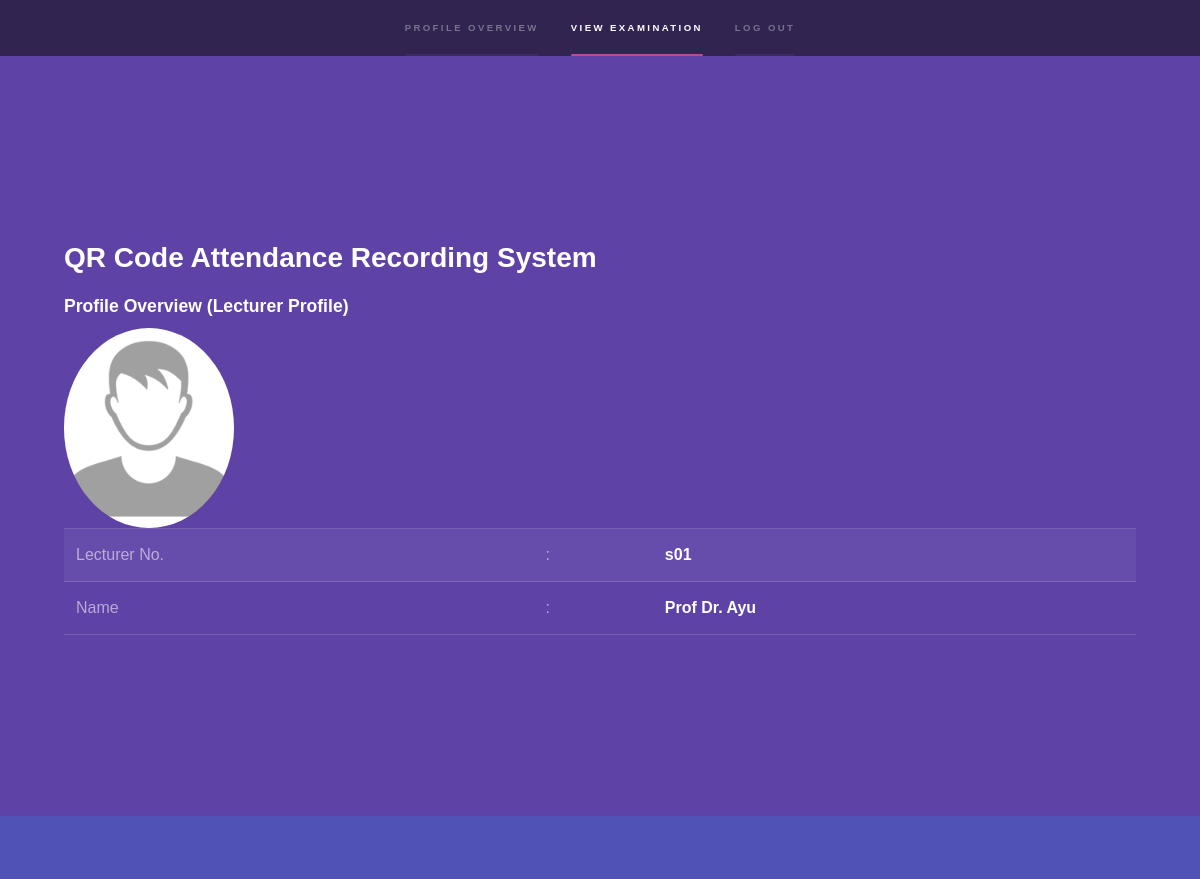
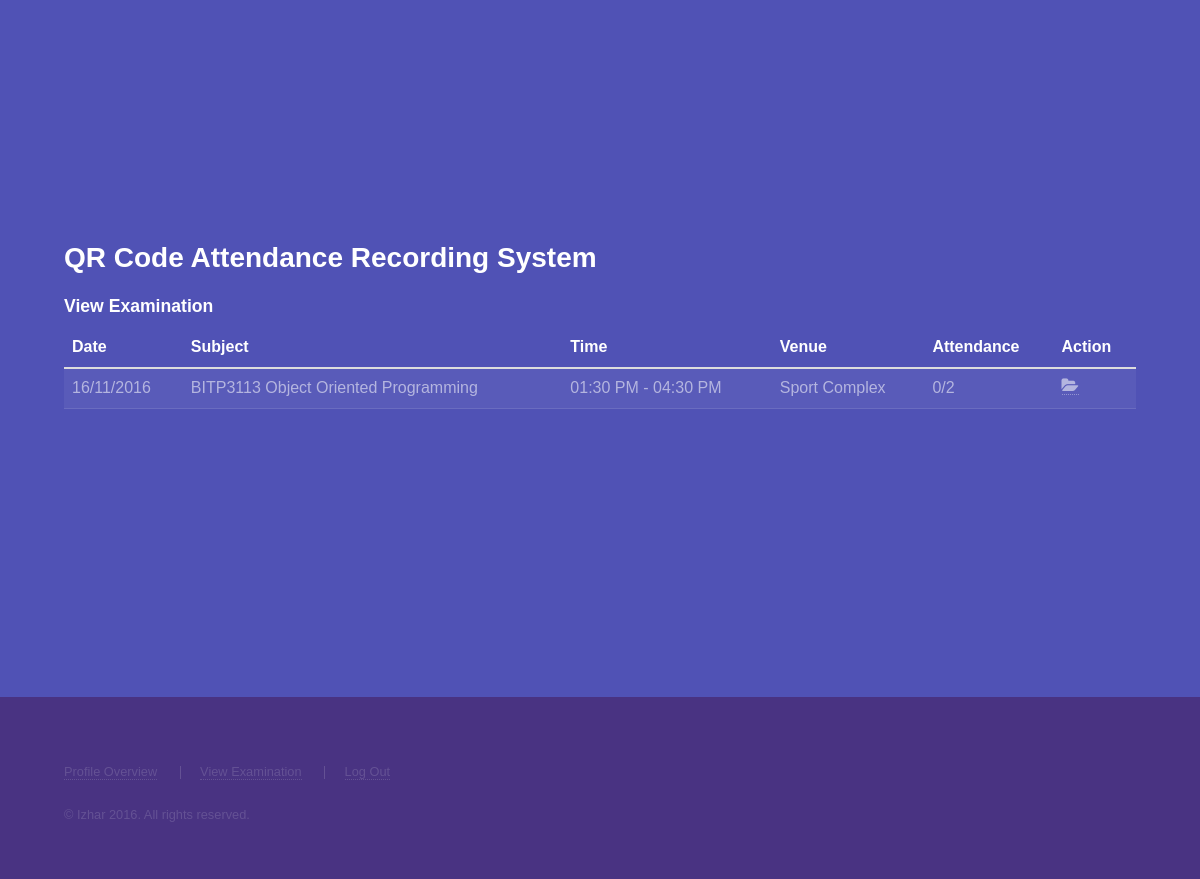
Screenshot of /index.php?page=lecturer/index.php (signed in) with the database file from the repository (2 pictures, top to bottom).
### tables this page shows
CREATE TABLE IF NOT EXISTS `staff1` (
  `s_id` int(11) NOT NULL,
  `s_number` varchar(200) NOT NULL,
  `s_name` varchar(200) NOT NULL,
  `s_type` varchar(20) NOT NULL,
  `s_password` varchar(200) NOT NULL,
  `s_profilepic` varchar(200) NOT NULL,
  `s_status` int(11) NOT NULL DEFAULT '1'
);

CREATE TABLE IF NOT EXISTS `examination` (
  `e_id` int(11) NOT NULL,
  `sub_id` int(11) NOT NULL,
  `e_datetime` datetime NOT NULL,
  `e_starttime` datetime NOT NULL,
  `e_endtime` datetime NOT NULL,
  `v_id` int(11) NOT NULL,
  `e_status` int(11) NOT NULL DEFAULT '1'
);

CREATE TABLE IF NOT EXISTS `subject` (
  `sub_id` int(11) NOT NULL,
  `sub_code` varchar(20) NOT NULL,
  `sub_name` varchar(200) NOT NULL,
  `sub_status` int(11) NOT NULL DEFAULT '1'
);

CREATE TABLE IF NOT EXISTS `venue` (
  `v_id` int(11) NOT NULL,
  `v_desc` varchar(200) NOT NULL
);

### index.php (called while the page is built)
<?php require_once("header.php"); ?>
<?php require_once("content.php"); ?>
<?php require_once("footer.php"); ?>

### lecturer/index.php (the view)
<div id="wrapper">
    <section id="profile" class="wrapper style1 fullscreen fade-up">
        <div class="inner">
            <?php require("title.php"); ?>
            <h3>Profile Overview (Lecturer Profile)</h3>
            <?php
            $username = (isset($_SESSION['username'])) ? ($_SESSION['username']) : ("-");
            $password = (isset($_SESSION['password'])) ? ($_SESSION['password']) : ("-");
            $sql = sprintf("SELECT * FROM staff1 WHERE s_number = '%s' AND s_password = '%s' ", $username, $password);
            $r = mysql_query($sql) or die("Error: ".mysql_error());
            $t = mysql_num_rows($r);
            $d = mysql_fetch_array($r);
            if ($t > 0) {
            ?>
            <div class="row">
                <div class="col-sm-12">
                    <img src="assets/images/uploads/<?=$d['s_profilepic']; ?>" class="img-circle" style="max-width: 200px; max-height: 200px;" />
                </div>
            </div>
            <div class="row">
                <div class="col-sm-12">
                    <table width="100%">
                        <tr>
                            <td>Lecturer No.</td>
                            <td>:</td>
                            <td><strong><?=$d['s_number']; ?></strong></td>
                        </tr>
                        <tr>
                            <td>Name</td>
                            <td>:</td>
                            <td><strong><?=$d['s_name']; ?></strong></td>
                        </tr>
                    </table>
                </div>
            </div>
            <?php } ?>
        </div>
    </section>
    <section id="viewexam" class="wrapper style2 fullscreen spotlights">
        <div class="inner">
            <?php require("title.php"); ?>
            <h3>View Examination</h3>
            <?php
            $username = (isset($_SESSION['username'])) ? ($_SESSION['username']) : ("-");
            $password = (isset($_SESSION['password'])) ? ($_SESSION['password']) : ("-");
            $sql_2 = sprintf("SELECT * FROM examination e, venue v, subject sub, "
                    . "lect_subject ls, staff1 s "
                    . "WHERE e.sub_id = sub.sub_id "
                    . "AND sub.sub_id = ls.sub_id "
                    . "AND ls.s_id = s.s_id "
                    . "AND s.s_number = '%s' "
                    . "AND s.s_password = '%s' "
                    . "GROUP BY e.e_id ",
                    $username, $password);
            $r2 = mysql_query($sql_2) or die("Error: ". mysql_error());
            $t2 = mysql_num_rows($r2);
            $d2 = mysql_fetch_array($r2);
            ?>
            <table class="table">
                <thead>
                    <tr>
                        <th>Date</th>
                        <th>Subject</th>
                        <th>Time</th>
                        <th>Venue</th>
                        <th>Attendance</th>
                        <th>Action</th>
                    </tr>
                </thead>
                <tbody>
                    <?php
                    if ($t2 > 0) {
                        do {
                            $e_id = $d2['e_id'];
                            $sql_x1 = sprintf("SELECT * FROM stud_exam WHERE e_id = '%s' ", $e_id);
                            $r_x1 = mysql_query($sql_x1) or die("Error: ".  mysql_error());
                            $t_x1 = mysql_num_rows($r_x1);
                            $attendance_all = $t_x1;
                            $sql_x2 = sprintf("SELECT * FROM stud_exam WHERE e_id = '%s' AND ses_id = 2 ", $e_id);
                            $r_x2 = mysql_query($sql_x2) or die("Error: ".  mysql_error());
                            $t_x2 = mysql_num_rows($r_x2);
                            $attendance_present = $t_x2;
                    ?>
                    <tr>
                        <td><?=date('d/m/Y', strtotime($d2['e_datetime'])); ?></td>
                        <td><?=$d2['sub_code']; ?> <?=$d2['sub_name']; ?></td>
                        <td><?=date('h:i A', strtotime($d2['e_starttime'])); ?> - <?=date('h:i A', strtotime($d2['e_endtime'])); ?></td>
                        <td><?=$d2['v_desc']; ?></td>
                        <td><?=$attendance_present; ?>/<?=$attendance_all; ?></td>
                        <td>
                            <a href="index.php?page=lecturer/viewexam.php&controller=1&e_id=<?=$e_id; ?>">
                                <span class="fa fa-folder-open"></span>
                            </a>
                        </td>
                    </tr>
                    <?php } while ($d2 = mysql_fetch_array($r2)); } ?>
                </tbody>
            </table>
        </div>
    </section>
</div>

### header.php (shortened to what this page needs)
<html>
    <head>
        <link href="assets/css/bootstrap.css" rel="stylesheet" type="text/css"/>
        <link href="assets/css/bootstrap-theme.css" rel="stylesheet" type="text/css"/>
        <link href="assets/css/font-awesome.min.css" rel="stylesheet" type="text/css"/>
        <link rel="stylesheet" href="assets/css/main.css" />
    </head>
    <body>

### menubar.php (shortened to what this page needs)
<?php
if (!isset($_SESSION['logged_in']) || $_SESSION['logged_in'] == false) {
?>
<section id="sidebar">
    <div class="inner">
        <nav>
            <ul>
                <li><a href="#login">Login</a></li>
                <li><a href="#about">About System</a></li>
            </ul>
        </nav>
    </div>
</section>
<?php
} else {
    if (isset($_SESSION['type'])) {
        $type = $_SESSION['type'];
        if ($type == 'student') {
            ?>
<section id="sidebar">
    <div class="inner">
        <nav>
            <ul>
                <li><a href="#profile">Profile Overview</a></li>
                <li><a href="#viewexam">View Examination</a></li>
                <li><a href="logout.php">Log Out</a></li>
            </ul>
        </nav>
    </div>
</section>
<?php
        } else if ($type == 'staff_2') {
            $controller = (isset($_GET['controller'])) ? ($_GET['controller']) : (0);
            if ($controller == 1) {
                $link = "index.php?page=lecturer/index.php";
                ?>
<section id="sidebar">
    <div class="inner">
        <nav>
            <ul>
                <li><a href="<?=$link; ?>#profile">Profile Overview</a></li>
                <li><a href="<?=$link; ?>#viewexam">View Examination</a></li>
                <li><a href="logout.php">Log Out</a></li>
            </ul>
        </nav>
    </div>
</section>
<?php
            } else {
            ?>
<section id="sidebar">
    <div class="inner">
        <nav>
            <ul>
                <li><a href="#profile">Profile Overview</a></li>
                <li><a href="#viewexam">View Examination</a></li>
                <li><a href="logout.php">Log Out</a></li>
            </ul>
        </nav>
    </div>
</section>
<?php
            }
        }
    }
?>
<?php } ?>

### content.php (shortened to what this page needs)
<?php require_once("menubar.php"); ?>
<?php
if (isset($_GET['page'])) {
    $page = $_GET['page'];
    require($page);
} else {
    require("login.php");
} ?>

### title.php
<h2>QR Code Attendance Recording System</h2>

### footer.php (shortened to what this page needs)
<footer id="footer" class="wrapper style1-alt">
    <div class="inner">
        <ul class="menu">
            <?php require("footermenubar.php"); ?>
        </ul>
        <ul class="menu">
            <li>&copy; Izhar 2016. All rights reserved.</li>
        </ul>
    </div>
</footer>
</body>
</html>

### footermenubar.php (shortened to what this page needs)
<?php
if (!isset($_SESSION['logged_in']) || $_SESSION['logged_in'] == false) {
?>
<li><a href="#login">Login</a></li>
<li><a href="#about">About System</a></li>
<?php
} else {
    if (isset($_SESSION['type'])) {
        $type = $_SESSION['type'];
        if ($type == 'student') {
            ?>
<li><a href="#profile">Profile Overview</a></li>
<li><a href="#viewexam">View Examination</a></li>
<li><a href="logout.php">Log Out</a></li>
<?php
        } else if ($type == 'staff_2') {
            $controller = (isset($_GET['controller'])) ? ($_GET['controller']) : (0);
            if ($controller == 1) {
                $link = "index.php?page=lecturer/index.php";
                ?>
<li><a href="<?=$link; ?>#profile">Profile Overview</a></li>
<li><a href="<?=$link; ?>#viewexam">View Examination</a></li>
<li><a href="logout.php">Log Out</a></li>
<?php
            } else {
            ?>
<li><a href="#profile">Profile Overview</a></li>
<li><a href="#viewexam">View Examination</a></li>
<li><a href="logout.php">Log Out</a></li>
<?php
            }
        }
    }
?>
<?php } ?>

### rows the page displays
staff1: s_profilepic (placeholder picture), s_number "s01", s_name "Prof Dr. Ayu"
examination: e_datetime "16/11/2016", sub.sub_code "BITP3113", sub.sub_name "Object Oriented Programming", e_starttime "01:30 PM", e_endtime "04:30 PM", v.v_desc "Sport Complex", attendance_present "0", attendance_all "2"
